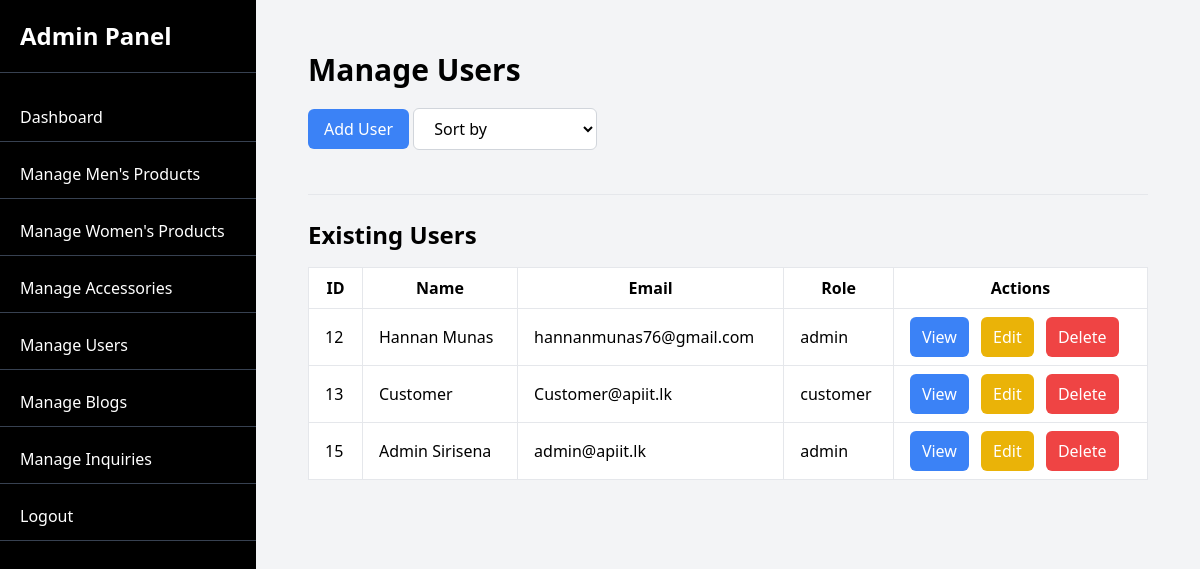
The app's page /public/admin/users (signed in) with its own data.
### tables this page shows
CREATE TABLE `users` (
  `user_id` int(11) NOT NULL,
  `name` varchar(100) NOT NULL,
  `email` varchar(100) NOT NULL,
  `address` varchar(255) DEFAULT NULL,
  `phone` varchar(15) DEFAULT NULL,
  `username` varchar(50) NOT NULL,
  `password` varchar(255) NOT NULL,
  `created_at` datetime DEFAULT current_timestamp(),
  `role` enum('customer','admin') DEFAULT 'customer'
);

### app/controllers/UserController.php (called while the page is built, shortened)
<?php
class UserController extends Controller {
    public function users() {
        $sortOption = isset($_GET['sort']) ? $_GET['sort'] : null;
        $users = $this->model('UserModel')->getAllUsers($sortOption);
        $this->renderView('admin/users', ['users' => $users]);
    }
}

### app/core/App.php (called while the page is built, shortened)
<?php
class App {
    protected $method = 'index';
    public function __construct() {
        $url = $this->parseUrl();
        if (isset($url[0]) && strtolower($url[0]) == 'admin') {
            if (isset($url[1])) {
                switch (strtolower($url[1])) {
                    case 'users':
                        $this->method = 'users';
                        break;
                }
            } else {
                $this->controller = 'AdminController';
                $this->method = 'dashboard';
            }
        }
        $this->controller = new $this->controller;
        if (isset($url[1]) && method_exists($this->controller, $url[1])) {
            $this->method = $url[1];
            unset($url[1]);
        }
        $this->params = $url ? array_values($url) : [];
        call_user_func_array([$this->controller, $this->method], $this->params);
    }
    public function parseUrl() {
        if (isset($_GET['url'])) {
            return explode('/', filter_var(rtrim($_GET['url'], '/'), FILTER_SANITIZE_URL));
        }
        return [];
    }
}

### public/index.php (called while the page is built, shortened)
<?php
require_once '../app/core/Database.php';
require_once '../app/core/Controller.php';
require_once '../app/core/App.php';
$app = new App();

### app/core/Database.php (called while the page is built, shortened)
<?php
class Database {
    private $host = DB_HOST;
    private $user = DB_USER;
    private $pass = DB_PASS;
    private $dbname = DB_NAME;
    private $dbh;
    private $stmt;
    public function __construct() {
        $dsn = 'mysql:host=' . $this->host . ';dbname=' . $this->dbname;
        $options = [
            PDO::ATTR_PERSISTENT => true,
            PDO::ATTR_ERRMODE => PDO::ERRMODE_EXCEPTION
        ];
        try {
            $this->dbh = new PDO($dsn, $this->user, $this->pass, $options);
        } catch (PDOException $e) {
            echo 'Connection failed: ' . $e->getMessage();
        }
    }
    public function query($sql) {
        $this->stmt = $this->dbh->prepare($sql);
    }
    public function execute() {
        return $this->stmt->execute();
    }
    public function resultSet() {
        $this->execute();
        return $this->stmt->fetchAll(PDO::FETCH_ASSOC);
    }
}

### app/models/UserModel.php (called while the page is built, shortened)
<?php
class UserModel {
    private $db;
    public function __construct() {
        $this->db = new Database();
    }
    public function getAllUsers($sort = null) {
        $query = 'SELECT * FROM users';
        $this->db->query($query);
        return $this->db->resultSet();
    }
}

### app/views/admin/users.php (the view, shortened to what this page needs)
<div>
    <div id="main-content" class="container mx-auto p-5">
        <h1 class="text-3xl font-bold mb-5">Manage Users</h1>
        <button id="showAddUserForm" class="bg-blue-500 text-white px-4 py-2 rounded-md mb-5">Add User</button>
        <select id="sortUsers" class="bg-white border border-gray-300 px-4 py-2 rounded-md mb-5">
            <option value="">Sort by</option>
        </select>
        <hr class="my-6">
        <h2 class="text-2xl font-bold mb-4">Existing Users</h2>
        <table class="min-w-full bg-white border border-gray-200">
            <thead>
                <tr>
                    <th class="px-4 py-2 border">ID</th>
                    <th class="px-4 py-2 border">Name</th>
                    <th class="px-4 py-2 border">Email</th>
                    <th class="px-4 py-2 border">Role</th>
                    <th class="px-4 py-2 border">Actions</th>
                </tr>
            </thead>
            <tbody>
                <?php if (!empty($users)): ?>
                    <?php foreach ($users as $user): ?>
                        <tr>
                            <td class="border px-4 py-2"><?= $user['user_id'] ?></td>
                            <td class="border px-4 py-2"><?= htmlspecialchars($user['name']) ?></td>
                            <td class="border px-4 py-2"><?= htmlspecialchars($user['email']) ?></td>
                            <td class="border px-4 py-2"><?= htmlspecialchars($user['role']) ?></td>
                            <td class="border px-4 py-2">
                                <button class="view-user bg-blue-500 text-white px-3 py-2 rounded-md" data-id="<?= $user['user_id'] ?>">View</button>
                                <button class="edit-user bg-yellow-500 text-white px-3 py-2 rounded-md ml-2" data-id="<?= $user['user_id'] ?>">Edit</button>
                                <button class="delete-user bg-red-500 text-white px-3 py-2 rounded-md ml-2" data-id="<?= $user['user_id'] ?>">Delete</button>
                            </td>
                        </tr>
                    <?php endforeach; ?>
                <?php else: ?>
                    <tr><td colspan="5" class="border px-4 py-2">No users found.</td></tr>
                <?php endif; ?>
            </tbody>
        </table>
    </div>
</div>

### records on screen
users: user_id "12", name "Hannan Munas", email "hannanmunas76@gmail.com", role "admin"
users: user_id "13", name "Customer", email "Customer@apiit.lk", role "customer"
users: user_id "15", name "Admin Sirisena", email "admin@apiit.lk", role "admin"
